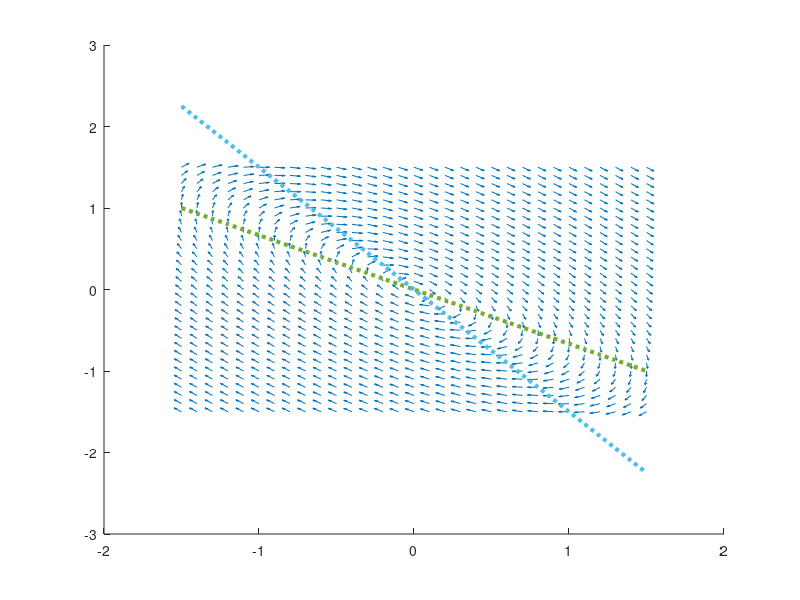

Source code (MATLAB):
A = [2 3; -3 -2]; #foyer stable? 
#A = [3 2; -2 3]; #selle

#TODO: vérifier si isoclines de graph avec nbrs complexes est bon 

[x1,x2] = meshgrid(-1.5:0.1:1.5);

x1_values = A(1,1)*x1+A(1,2)*x2;
x2_values = A(2,1)*x1+A(2,2)*x2;

norms=sqrt(x1_values.^2+x2_values.^2);
x1_normalized = x1_values ./ norms;
x2_normalized = x2_values ./norms;

# isoclines
line_range = -1.5:.1:1.5;
isocline_1 = -(A(1,1)/A(1,2)) * line_range;
isocline_2 = -(A(2,1)/A(2,2)) * line_range;

figure(1);
hold on;
vector_scale = .5;
quiver(x1,x2,x1_normalized,x2_normalized, vector_scale);
plot(line_range,isocline_1,"linewidth", 3, "linestyle", ":");
plot(line_range,isocline_2,"linewidth", 3, "linestyle", ":");
hold off;

clear